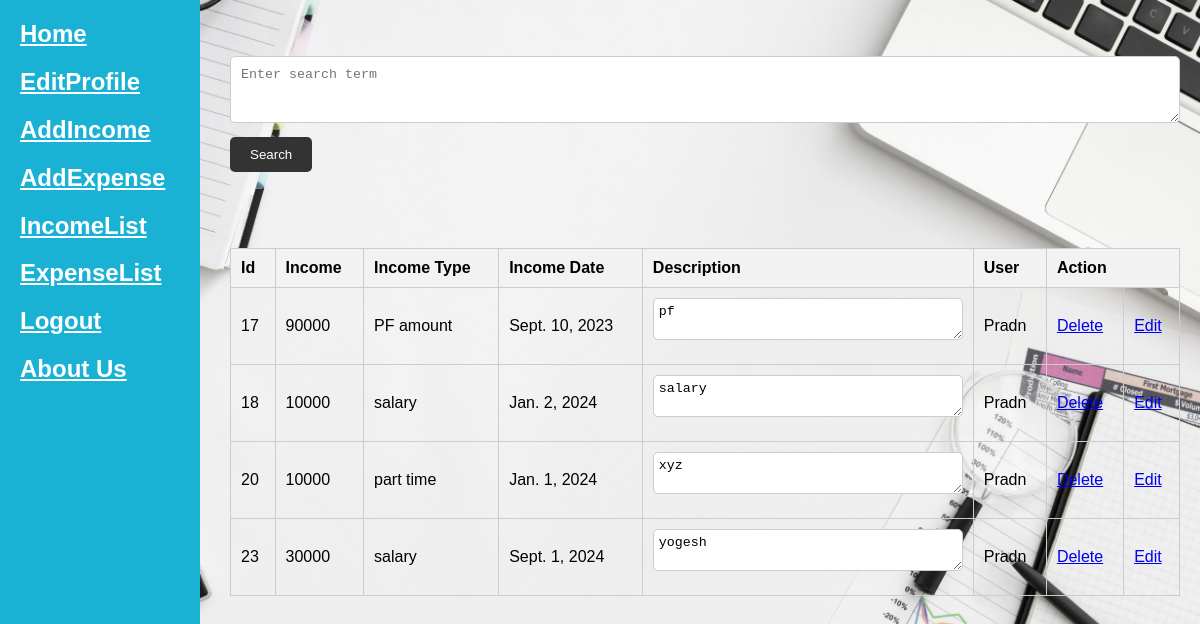
/inc-list (signed in), run on an earlier commit of the app's database.
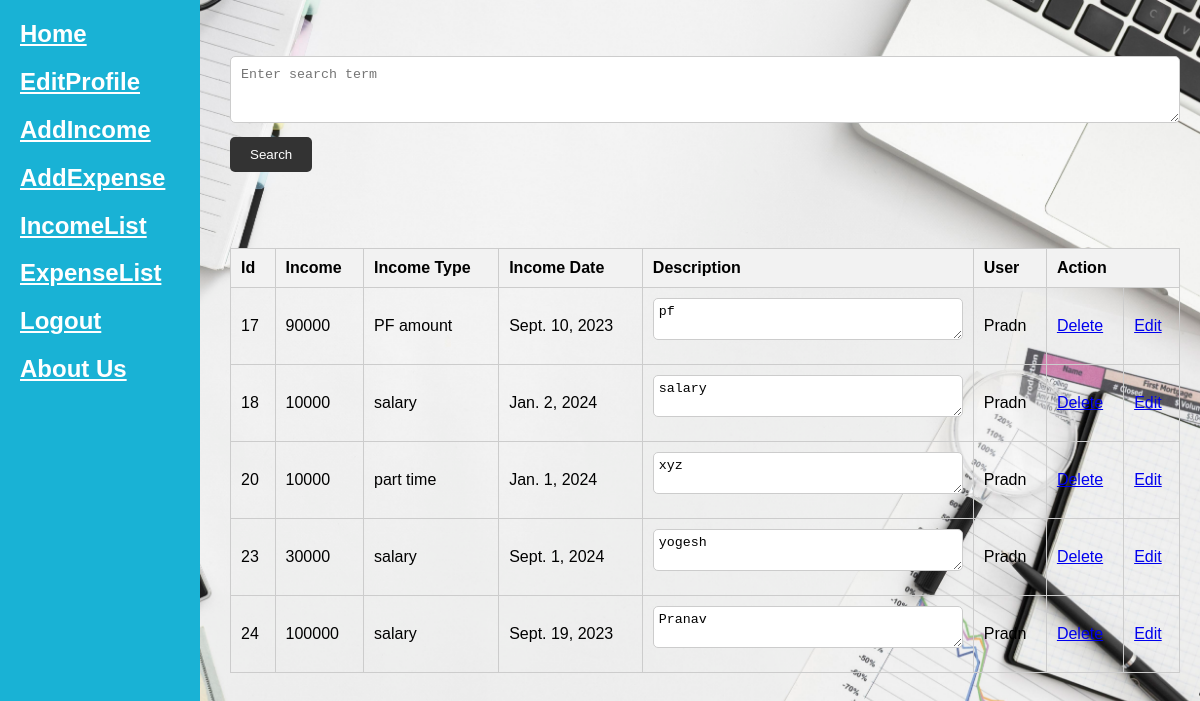
And on a later commit of the database.
### income/models.py (models this page shows)
class Income(models.Model):
    income=models.IntegerField()
    income_type=models.CharField(max_length=30)
    income_date=models.DateField()
    description=models.TextField(max_length=300)
    user=models.ForeignKey(User,on_delete=models.CASCADE)
    class Meta:
        db_table="income"

### income/views.py (the view)
# urls.py: path("list",v.income_list,name='list'),
def income_list(request):
    uid=request.session.get("uid")
    inclist=Income.objects.filter(user=uid)
    context={'incl':inclist}
    return render(request,"incomelist.html",context)

### income/templates/incomelist.html (shortened to what this page needs)
{%extends 'sidebar.html' %}
{%block body%}
<br>
<br>
<form method="post" action="{% url 'income:income_search' %}">
    <textarea rows="3" cols="60" name="srch" placeholder="Enter search term"></textarea>
    <input type="submit" value="Search">
</form>
<br>
<br>
{% if incl %}
<table border="1" cellspacing="10">
    <tr>
        <th>Id</th>
        <th>Income</th>
        <th>Income Type</th>
        <th>Income Date</th>
        <th>Description</th>
        <th>User</th>
        <th colspan="2">Action</th>
    </tr>
    {% for i in incl %}
    <tr>
        <td>{{ i.id }}</td>
        <td>{{ i.income }}</td>
        <td>{{ i.income_type }}</td>
        <td>{{ i.income_date }}</td>
        <td><textarea cols="30" rows="2">{{ i.description }}</textarea></td>
        <td>{{ i.user }}</td>
        <td><a href="{% url 'income:delete' i.id %}">Delete</a></td>
        <td><a href="{% url 'income:edit' i.id %}">Edit</a></td>
    </tr>
    {% endfor %}
</table>
{% else %}
    <h1 class="no-record">No Record Found...</h1>
{% endif %}
{% endblock %}

### account/templates/sidebar.html (shortened to what this page needs)
{% load static %}
<!DOCTYPE html>
<html lang="en">
<head>
    <link rel="stylesheet" href="{% static 'css/style.css' %}">
</head>
<body>
<aside class="side">
    <h2><a href="/">Home</a></h2>
    {% if user.is_authenticated %}
        <h2><a href="{% url 'account:editprofile' %}">EditProfile</a></h2>
        <h2><a href="{% url 'income:add' %}">AddIncome</a></h2>
        <h2><a href="{% url 'expense:add' %}">AddExpense</a></h2>
        <h2><a href="{% url 'income:list' %}">IncomeList</a></h2>
        <h2><a href="{% url 'expense:list' %}">ExpenseList</a></h2>
        <h2><a href="{% url 'account:logout' %}">Logout</a></h2>
    {% else %}
        <h2><a href="{% url 'account:reg' %}">Register</a></h2>
        <h2><a href="{% url 'account:login' %}">Login</a></h2>
    {% endif %}
    <h2><a href="">About Us</a></h2>
</aside>
<main class="main">
    {% block body %}
    {% endblock %}
</main>
</body>
</html>

### account/static/css/style.css (style rules this page uses)
.side { width: 200px; height: 100%; background-color: rgb(25, 178, 213); position: fixed; top: 0%; left: 0%; }
.side a { margin: 10px; padding: 10px; color: white; }
.main { padding-left: 210px; }

### income/templates/incomelist.html (style rules this page uses)
body { font-family: Arial, sans-serif; margin: 0; padding: 20px; background-color: #f0f0f0; }
form { margin-bottom: 20px; }
textarea { width: 100%; padding: 10px; margin-bottom: 10px; border: 1px solid #ccc; border-radius: 5px; box-sizing: border-box; }
input[type="submit"] { background-color: #333; color: #fff; border: none; padding: 10px 20px; cursor: pointer; border-radius: 5px; }
table { width: 100%; border-collapse: collapse; margin-top: 20px; }
th, td { padding: 10px; border: 1px solid #ccc; }
th { background-color: #f2f2f2; text-align: left; }
td textarea { width: 100%; padding: 5px; border: 1px solid #ccc; border-radius: 5px; box-sizing: border-box; }

What changed in the data, as far as the page shows it:
added Income: id "24", income "100000", income_type "salary", income_date "Sept. 19, 2023", description "Pranav", user "Pradn"
